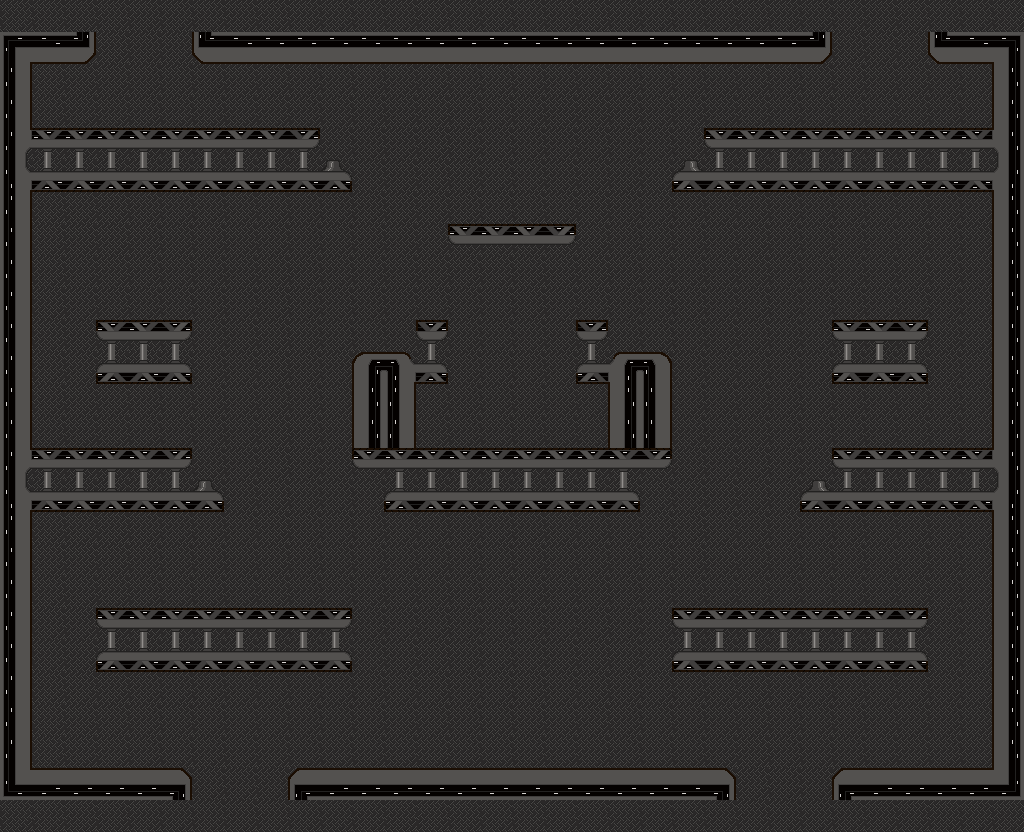

This is a level from a 2D game, rendered from its Tiled map with the project's own tilesets. A one-line summary and the complete map file follow:
An orthogonal 32x26 tile map with 32x32 px tiles, 2 tile layers (Background, Walls) and 14 objects (2x bottom, 2x top, Player).

<map version="1.0" tiledversion="1.0.2" orientation="orthogonal" renderorder="right-down" width="32" height="26" tilewidth="32" tileheight="32" nextobjectid="21">
 <tileset firstgid="1" name="tiles" tilewidth="32" tileheight="32" tilecount="40" columns="8">
  <image source="../tilesheets/tiles.png" trans="ffffff" width="256" height="160" />
 </tileset>
 <layer name="Background" width="32" height="26">
  <data encoding="csv">
2,2,2,2,2,2,2,2,2,2,2,2,2,2,2,2,2,2,2,2,2,2,2,2,2,2,2,2,2,2,2,2,
2,2,2,2,2,2,2,2,2,2,2,2,2,2,2,2,2,2,2,2,2,2,2,2,2,2,2,2,2,2,2,2,
2,2,2,2,2,2,2,2,2,2,2,2,2,2,2,2,2,2,2,2,2,2,2,2,2,2,2,2,2,2,2,2,
2,2,2,2,2,2,2,2,2,2,2,2,2,2,2,2,2,2,2,2,2,2,2,2,2,2,2,2,2,2,2,2,
2,2,2,2,2,2,2,2,2,2,2,2,2,2,2,2,2,2,2,2,2,2,2,2,2,2,2,2,2,2,2,2,
2,2,2,2,2,2,2,2,2,2,2,2,2,2,2,2,2,2,2,2,2,2,2,2,2,2,2,2,2,2,2,2,
2,2,2,2,2,2,2,2,2,2,2,2,2,2,2,2,2,2,2,2,2,2,2,2,2,2,2,2,2,2,2,2,
2,2,2,2,2,2,2,2,2,2,2,2,2,2,2,2,2,2,2,2,2,2,2,2,2,2,2,2,2,2,2,2,
2,2,2,2,2,2,2,2,2,2,2,2,2,2,2,2,2,2,2,2,2,2,2,2,2,2,2,2,2,2,2,2,
2,2,2,2,2,2,2,2,2,2,2,2,2,2,2,2,2,2,2,2,2,2,2,2,2,2,2,2,2,2,2,2,
2,2,2,2,2,2,2,2,2,2,2,2,2,2,2,2,2,2,2,2,2,2,2,2,2,2,2,2,2,2,2,2,
2,2,2,2,2,2,2,2,2,2,2,2,2,2,2,2,2,2,2,2,2,2,2,2,2,2,2,2,2,2,2,2,
2,2,2,2,2,2,2,2,2,2,2,2,2,2,2,2,2,2,2,2,2,2,2,2,2,2,2,2,2,2,2,2,
2,2,2,2,2,2,2,2,2,2,2,2,2,2,2,2,2,2,2,2,2,2,2,2,2,2,2,2,2,2,2,2,
2,2,2,2,2,2,2,2,2,2,2,2,2,2,2,2,2,2,2,2,2,2,2,2,2,2,2,2,2,2,2,2,
2,2,2,2,2,2,2,2,2,2,2,2,2,2,2,2,2,2,2,2,2,2,2,2,2,2,2,2,2,2,2,2,
2,2,2,2,2,2,2,2,2,2,2,2,2,2,2,2,2,2,2,2,2,2,2,2,2,2,2,2,2,2,2,2,
2,2,2,2,2,2,2,2,2,2,2,2,2,2,2,2,2,2,2,2,2,2,2,2,2,2,2,2,2,2,2,2,
2,2,2,2,2,2,2,2,2,2,2,2,2,2,2,2,2,2,2,2,2,2,2,2,2,2,2,2,2,2,2,2,
2,2,2,2,2,2,2,2,2,2,2,2,2,2,2,2,2,2,2,2,2,2,2,2,2,2,2,2,2,2,2,2,
2,2,2,2,2,2,2,2,2,2,2,2,2,2,2,2,2,2,2,2,2,2,2,2,2,2,2,2,2,2,2,2,
2,2,2,2,2,2,2,2,2,2,2,2,2,2,2,2,2,2,2,2,2,2,2,2,2,2,2,2,2,2,2,2,
2,2,2,2,2,2,2,2,2,2,2,2,2,2,2,2,2,2,2,2,2,2,2,2,2,2,2,2,2,2,2,2,
2,2,2,2,2,2,2,2,2,2,2,2,2,2,2,2,2,2,2,2,2,2,2,2,2,2,2,2,2,2,2,2,
2,2,2,2,2,2,2,2,2,2,2,2,2,2,2,2,2,2,2,2,2,2,2,2,2,2,2,2,2,2,2,2,
2,2,2,2,2,2,2,2,2,2,2,2,2,2,2,2,2,2,2,2,2,2,2,2,2,2,2,2,2,2,2,2
</data>
 </layer>
 <layer name="Walls" width="32" height="26">
  <data encoding="csv">
0,0,0,0,0,0,0,0,0,0,0,0,1,0,0,0,0,0,0,0,0,0,0,0,0,0,0,0,0,0,0,0,
32,23,37,1,1,1,36,23,23,23,23,23,23,23,23,23,23,23,23,23,23,23,23,23,23,37,1,1,1,36,23,24,
20,1,1,1,1,1,1,1,1,1,1,1,1,1,1,1,1,1,1,1,1,1,1,1,1,1,1,1,1,1,1,21,
20,1,1,1,1,1,1,1,1,1,1,1,1,1,1,1,1,1,1,1,1,1,1,1,1,1,1,1,1,1,1,21,
14,5,5,5,5,5,5,5,5,6,1,1,1,1,1,1,1,1,1,1,1,1,4,5,5,5,5,5,5,5,5,15,
16,9,9,9,9,9,9,9,9,9,17,1,1,1,1,1,1,1,1,1,1,18,9,9,9,9,9,9,9,9,9,13,
20,1,1,1,1,1,1,1,1,1,1,1,1,1,1,1,1,1,1,1,1,1,1,1,1,1,1,1,1,1,1,21,
20,1,1,1,1,1,1,1,1,1,1,1,1,1,3,19,19,7,1,1,1,1,1,1,1,1,1,1,1,1,1,21,
20,1,1,1,1,1,1,1,1,1,1,1,1,1,1,1,1,1,1,1,1,1,1,1,1,1,1,1,1,1,1,21,
20,1,1,1,1,1,1,1,1,1,1,1,1,1,1,1,1,1,1,1,1,1,1,1,1,1,1,1,1,1,1,21,
20,1,1,4,5,6,1,1,1,1,1,1,1,33,1,1,1,1,33,1,1,1,1,1,1,1,4,5,6,1,1,21,
20,1,1,8,9,10,1,1,1,1,1,27,28,10,1,1,1,1,8,26,29,1,1,1,1,1,8,9,10,1,1,21,
20,1,1,1,1,1,1,1,1,1,1,21,20,1,1,1,1,1,1,21,20,1,1,1,1,1,1,1,1,1,1,21,
20,1,1,1,1,1,1,1,1,1,1,21,20,1,1,1,1,1,1,21,20,1,1,1,1,1,1,1,1,1,1,21,
14,5,5,5,5,6,1,1,1,1,1,3,5,5,5,5,5,5,5,5,7,1,1,1,1,1,4,5,5,5,5,15,
16,9,9,9,9,9,17,1,1,1,1,1,8,9,9,9,9,9,9,10,1,1,1,1,1,18,9,9,9,9,9,13,
20,1,1,1,1,1,1,1,1,1,1,1,1,1,1,1,1,1,1,1,1,1,1,1,1,1,1,1,1,1,1,21,
20,1,1,1,1,1,1,1,1,1,1,1,1,1,1,1,1,1,1,1,1,1,1,1,1,1,1,1,1,1,1,21,
20,1,1,1,1,1,1,1,1,1,1,1,1,1,1,1,1,1,1,1,1,1,1,1,1,1,1,1,1,1,1,21,
20,1,1,4,5,5,5,5,5,5,6,1,1,1,1,1,1,1,1,1,1,4,5,5,5,5,5,5,6,1,1,21,
20,1,1,8,9,9,9,9,9,9,10,1,1,1,1,1,1,1,1,1,1,8,9,9,9,9,9,9,10,1,1,21,
20,1,1,1,1,1,1,1,1,1,1,1,1,1,1,1,1,1,1,1,1,1,1,1,1,1,1,1,1,1,1,21,
20,1,1,1,1,1,1,1,1,1,1,1,1,1,1,1,1,1,1,1,1,1,1,1,1,1,1,1,1,1,1,21,
20,1,1,1,1,1,1,1,1,1,1,1,1,1,1,1,1,1,1,1,1,1,1,1,1,1,1,1,1,1,1,21,
31,22,22,22,22,34,1,1,1,35,22,22,22,22,22,22,22,22,22,22,22,22,34,1,1,1,35,22,22,22,22,30,
0,0,0,0,0,1,0,0,0,1,0,0,1,0,0,0,0,0,0,0,0,0,1,0,0,0,1,0,0,0,0,0
</data>
 </layer>
 <objectgroup color="#1d9c2c" name="Player">
  <object id="6" name="Player" x="497" y="173" width="32" height="48" />
 </objectgroup>
 <objectgroup color="#d80505" name="MobSpawners">
  <object id="1" x="951" y="81" width="32" height="32" />
  <object id="4" x="39" y="80" width="32" height="32" />
  <object id="17" x="863" y="195" width="32" height="32" />
  <object id="18" x="127" y="196" width="32" height="32" />
 </objectgroup>
 <objectgroup color="#4b4eea" name="TP">
  <object id="12" name="bottom" x="194" y="823" width="92" height="6" />
  <object id="15" name="top" x="96.5" y="3.5" width="94" height="4" />
  <object id="19" name="bottom" x="737" y="822.5" width="92" height="6" />
  <object id="20" name="top" x="833" y="2.5" width="94" height="5" />
 </objectgroup>
 <objectgroup color="#ebd423" name="BatterySpawners">
  <object id="5" x="138.931" y="604" width="175.329" height="1" />
  <object id="9" x="713.93" y="603.5" width="174.031" height="1" />
  <object id="10" x="866.74" y="316.5" width="32" height="1" />
  <object id="11" x="128.942" y="315.5" width="33.3062" height="1" />
  <object id="16" x="457.729" y="445.5" width="112.436" height="1" />
 </objectgroup>
</map>
